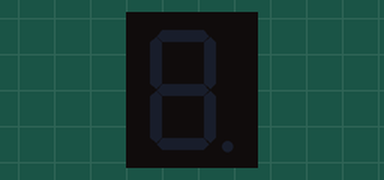
Simulated run of this sketch. Board: Arduino Uno, built with avr-gcc and run on an emulated ATmega328P. Parts: 1-digit seven-segment display. Wiring (inferred from the names in the program): 1-digit 7-segment display, segments lit when LOW: segments pin 2, pin 3, pin 4, pin 5, pin 6, pin 7, pin 8. The segment pins are drawn as the display they are named for.

Above: at 0.1 s.
At 1.1 s:
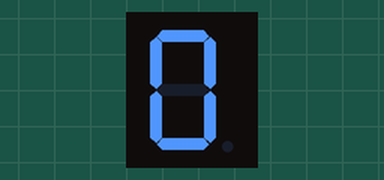
At 2.1 s:
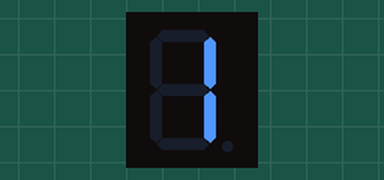
At 5.1 s:
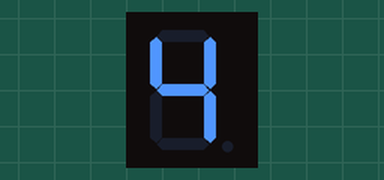
At 7.1 s:
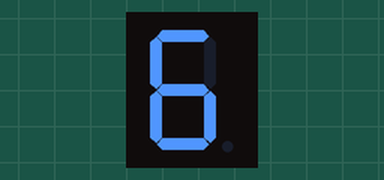
At 10.1 s:
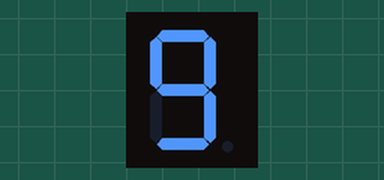

Measured:
- by itself, everything shown: repeats every 11.0 s, in 11 steps
- what the display in image 1 shows lasts 1.0 s, from 1.0 s to 2.0 s

The sketch:

seven_segment_display.ino
```cpp
int a=2;
int b=3;
int c=4;
int d=5;
int e=6;
int f=7;
int g=8;
int i;
void setup()
{
  for(i=2;i<9;i++)
  {
    pinMode(i,OUTPUT);
  }
}

void loop()
{
    defaut();
    zero();
    one();
    two();
    three();
    four();
    five();
    six();
    seven();
    eight();
    nine();


}
void zero()
{
  digitalWrite(a,0);
  digitalWrite(b,0);
  digitalWrite(c,0);
  digitalWrite(d,0);
  digitalWrite(e,0);
  digitalWrite(f,0);
  digitalWrite(g,1);
  delay(1000);
}
void one()
{
  digitalWrite(a,1);
  digitalWrite(b,0);
  digitalWrite(c,0);
  digitalWrite(d,1);
  digitalWrite(e,1);
  digitalWrite(f,1);
  digitalWrite(g,1);
  delay(1000);
}
void two()
{
  digitalWrite(a,0);
  digitalWrite(b,0);
  digitalWrite(c,1);
  digitalWrite(d,0);
  digitalWrite(e,0);
  digitalWrite(f,1);
  digitalWrite(g,0);
  delay(1000);
}
void three()
{
  digitalWrite(a,0);
  digitalWrite(b,0);
  digitalWrite(c,0);
  digitalWrite(d,0);
  digitalWrite(e,1);
  digitalWrite(f,1);
  digitalWrite(g,0);
  delay(1000);
}
void four()
{
  digitalWrite(a,1);
  digitalWrite(b,0);
  digitalWrite(c,0);
  digitalWrite(d,1);
  digitalWrite(e,1);
  digitalWrite(f,0);
  digitalWrite(g,0);
  delay(1000);
}
void five()
{
  digitalWrite(a,0);
  digitalWrite(b,1);
  digitalWrite(c,0);
  digitalWrite(d,0);
  digitalWrite(e,1);
  digitalWrite(f,0);
  digitalWrite(g,0);
  delay(1000);
}
void six()
{
  digitalWrite(a,0);
  digitalWrite(b,1);
  digitalWrite(c,0);
  digitalWrite(d,0);
  digitalWrite(e,0);
  digitalWrite(f,0);
  digitalWrite(g,0);
  delay(1000);
}
void seven()
{
  digitalWrite(a,0);
  digitalWrite(b,0);
  digitalWrite(c,0);
  digitalWrite(d,1);
  digitalWrite(e,1);
  digitalWrite(f,1);
  digitalWrite(g,1);
  delay(1000);
}
void eight()
{
  digitalWrite(a,0);
  digitalWrite(b,0);
  digitalWrite(c,0);
  digitalWrite(d,0);
  digitalWrite(e,0);
  digitalWrite(f,0);
  digitalWrite(g,0);
  delay(1000);
}
void nine()
{
  digitalWrite(a,0);
  digitalWrite(b,0);
  digitalWrite(c,0);
  digitalWrite(d,0);
  digitalWrite(e,1);
  digitalWrite(f,0);
  digitalWrite(g,0);
  delay(1000);
}
void defaut()
{
  digitalWrite(a,1);
  digitalWrite(b,1);
  digitalWrite(c,1);
  digitalWrite(d,1);
  digitalWrite(e,1);
  digitalWrite(f,1);
  digitalWrite(g,1);
  delay(1000);
}
```
